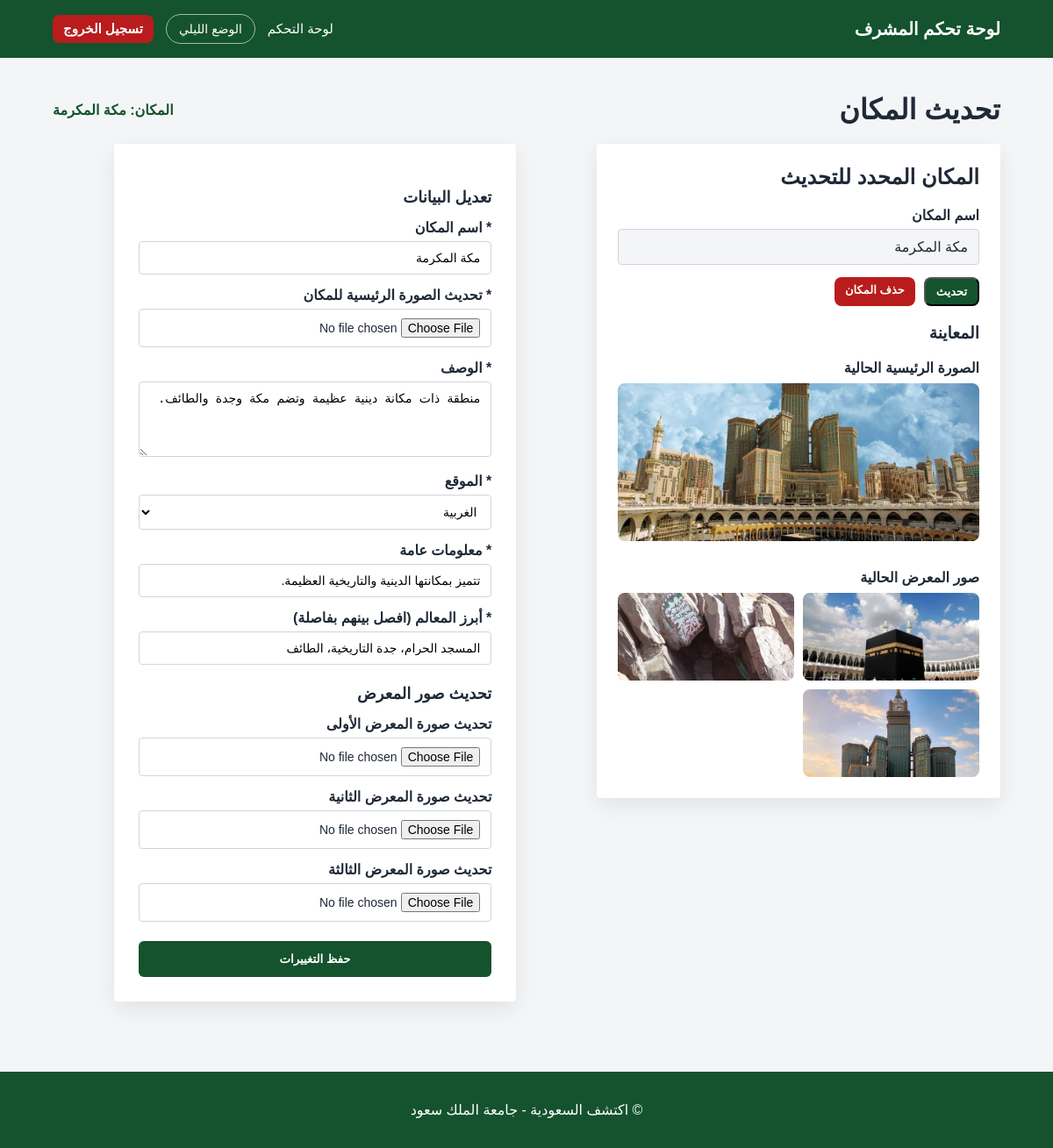
The app's page /admin/update.php?id=2 (signed in) with its own data.
### tables this page shows
CREATE TABLE `regions` (
  `id` int(11) NOT NULL,
  `name` varchar(100) NOT NULL,
  `category` varchar(50) NOT NULL,
  `description` text NOT NULL,
  `info` text DEFAULT NULL,
  `landmarks` text DEFAULT NULL,
  `hero_image` varchar(255) DEFAULT NULL,
  `gallery_image1` varchar(255) DEFAULT NULL,
  `gallery_image2` varchar(255) DEFAULT NULL,
  `gallery_image3` varchar(255) DEFAULT NULL
);

### admin/update.php (the view, shortened to what this page needs)
<?php
require_once '../database.php';
$id = (int)$_GET["id"];
$stmt = $conn->prepare("SELECT * FROM regions WHERE id = ?");
$stmt->bind_param("i", $id);
$stmt->execute();
$result = $stmt->get_result();
$data = $result->fetch_assoc();
?>
<!DOCTYPE html>
<html lang="ar" dir="rtl">
<head>
    <link rel="stylesheet" href="../style.css">
</head>
<body>
<header class="site-header">
    <div class="container nav-container">
        <div class="logo">لوحة تحكم المشرف</div>
        <nav class="main-nav">
            <a href="dashboard.php">لوحة التحكم</a>
            <button id="modeToggle" class="mode-btn" type="button">الوضع الليلي</button>
            <a href="login.php" class="logout-btn">تسجيل الخروج</a>
        </nav>
    </div>
</header>
<main class="admin-page">
    <div class="container">
        <div class="edit-top-row">
            <h1>تحديث المكان</h1>
            <p>المكان: <?php echo $data["name"]; ?></p>
        </div>
        <div class="edit-layout">
            <div class="edit-preview-card">
                <h2>المكان المحدد للتحديث</h2>
                <label>اسم المكان</label>
                <div class="readonly-box"><?php echo $data["name"]; ?></div>
                <div class="preview-actions">
                    <button type="submit" form="editForm" name="action" value="preview" class="edit-btn">تحديث</button>
                    <a href="delete.php?id=<?php echo $id; ?>"
                       class="delete-btn"
                       onclick="return confirm('هل أنت متأكد من حذف هذا المكان؟');">
                      حذف المكان
                    </a>
                </div>
                <h3>المعاينة</h3>
                <p class="preview-title">الصورة الرئيسية الحالية</p>
                <img class="preview-main-img" src="../<?php echo $data["hero_image"]; ?>" alt="<?php echo $data["name"]; ?>">
                <p class="preview-title">صور المعرض الحالية</p>
                <div class="preview-gallery">
                    <?php if (!empty($data["gallery_image1"])) { ?>
                        <img src="../<?php echo $data["gallery_image1"]; ?>" alt="صورة المعرض الأولى">
                    <?php } ?>
                    <?php if (!empty($data["gallery_image2"])) { ?>
                        <img src="../<?php echo $data["gallery_image2"]; ?>" alt="صورة المعرض الثانية">
                    <?php } ?>
                    <?php if (!empty($data["gallery_image3"])) { ?>
                        <img src="../<?php echo $data["gallery_image3"]; ?>" alt="صورة المعرض الثالثة">
                    <?php } ?>
                </div>
            </div>
            <div class="admin-form-card">
                <h2>تعديل البيانات</h2>
                <form id="editForm" method="POST" enctype="multipart/form-data">
                    <label>* اسم المكان</label>
                    <input type="text" name="name" value="<?php echo $data["name"]; ?>" required>
                    <label>* تحديث الصورة الرئيسية للمكان</label>
                    <input type="file" name="hero_image">
                    <label>* الوصف</label>
                    <textarea name="description" rows="4" required><?php echo $data["description"]; ?></textarea>
                    <label>* الموقع</label>
                    <select name="category" required>
                        <option value="الغربية" <?php if ($data["category"] == "الغربية") echo "selected"; ?>>الغربية</option>
                    </select>
                    <label>* معلومات عامة</label>
                    <input type="text" name="info" value="<?php echo $data["info"]; ?>">
                    <label>* أبرز المعالم (افصل بينهم بفاصلة)</label>
                    <input type="text" name="landmarks" value="<?php echo $data["landmarks"]; ?>">
                    <h2>تحديث صور المعرض</h2>
                    <label>تحديث صورة المعرض الأولى</label>
                    <input type="file" name="gallery_image1">
                    <label>تحديث صورة المعرض الثانية</label>
                    <input type="file" name="gallery_image2">
                    <label>تحديث صورة المعرض الثالثة</label>
                    <input type="file" name="gallery_image3">
                    <button type="submit" name="action" value="save" class="admin-submit-btn">حفظ التغييرات</button>
                </form>
            </div>
        </div>
    </div>
</main>
<footer class="site-footer">
    <p>© اكتشف السعودية - جامعة الملك سعود</p>
</footer>
</body>
</html>

### style.css (style rules this page uses)
* { box-sizing: border-box; }
body { margin: 0; font-family: Arial, sans-serif; background-color: #f3f5f7; color: #1f2937; direction: rtl; transition: background-color 0.3s, color 0.3s; }
.container { width: 90%; max-width: 1100px; margin: auto; }
.site-header { background: #14532d; color: white; padding: 16px 0; box-shadow: 0 2px 8px rgba(0, 0, 0, 0.08); }
.nav-container { display: flex; justify-content: space-between; align-items: center; gap: 20px; flex-wrap: wrap; }
.logo { font-size: 20px; font-weight: bold; }
.main-nav { display: flex; align-items: center; gap: 14px; flex-wrap: wrap; }
.main-nav a { color: white; text-decoration: none; font-size: 15px; }
.mode-btn { background: transparent; color: white; border: 1px solid rgba(255, 255, 255, 0.6); padding: 8px 14px; border-radius: 999px; cursor: pointer; font-size: 14px; }
.site-footer { text-align: center; padding: 18px; background: #14532d; color: white; margin-top: 40px; }
.admin-page { min-height: calc(100vh - 120px); padding: 40px 0; background: #f3f5f7; }
.edit-btn, .delete-btn, .logout-btn { color: white; padding: 7px 12px; border-radius: 8px; text-decoration: none; font-size: 13px; font-weight: bold; }
.edit-btn { background: #14532d; }
.delete-btn, .logout-btn { background: #b91c1c; }
.admin-form-card { background: white; max-width: 620px; margin: 0 auto; padding: 28px; border-radius: 4px; box-shadow: 0 8px 25px rgba(0, 0, 0, 0.08); }
.admin-form-card h2 { margin-top: 22px; margin-bottom: 14px; color: #1f2937; font-size: 18px; }
.admin-form-card label { display: block; margin: 14px 0 6px; color: #1f2937; font-weight: bold; }
.admin-form-card input, .admin-form-card select, .admin-form-card textarea { width: 100%; padding: 10px 12px; border: 1px solid #d1d5db; border-radius: 4px; font-size: 14px; background: white; }
.admin-form-card textarea { resize: vertical; }
.admin-submit-btn { width: 100%; margin-top: 22px; padding: 13px; background: #14532d; color: white; border: none; border-radius: 6px; font-weight: bold; cursor: pointer; }
.edit-top-row { display: flex; justify-content: space-between; align-items: center; margin-bottom: 20px; }
.edit-top-row h1 { margin: 0; color: #1f2937; }
.edit-top-row p { margin: 0; color: #14532d; font-weight: bold; }
.edit-layout { display: grid; grid-template-columns: 1fr 1.3fr; gap: 22px; align-items: start; }
.edit-preview-card { background: white; padding: 24px; border-radius: 4px; box-shadow: 0 8px 25px rgba(0, 0, 0, 0.08); }
.edit-preview-card h2, .edit-preview-card h3 { margin-top: 0; color: #1f2937; }
.edit-preview-card label { display: block; margin-bottom: 6px; font-weight: bold; }
.readonly-box { background: #f3f5f7; border: 1px solid #d1d5db; padding: 10px 12px; border-radius: 4px; margin-bottom: 14px; }
.preview-actions { display: flex; gap: 10px; margin-bottom: 20px; }
.preview-title { font-weight: bold; color: #1f2937; margin: 14px 0 8px; }
.preview-main-img { width: 100%; max-height: 180px; object-fit: cover; border-radius: 8px; margin-bottom: 14px; }
.preview-gallery { display: grid; grid-template-columns: repeat(2, 1fr); gap: 10px; }
.preview-gallery img { width: 100%; height: 100px; object-fit: cover; border-radius: 8px; }

### records on screen
regions: name "مكة المكرمة", hero_image (picture), gallery_image1 (picture), gallery_image2 (picture), gallery_image3 (picture), description "منطقة ذات مكانة دينية عظيمة وتضم مكة وجدة والطائف.", category "الغربية", info "تتميز بمكانتها الدينية والتاريخية العظيمة.", landmarks "المسجد الحرام، جدة التاريخية، الطائف"
